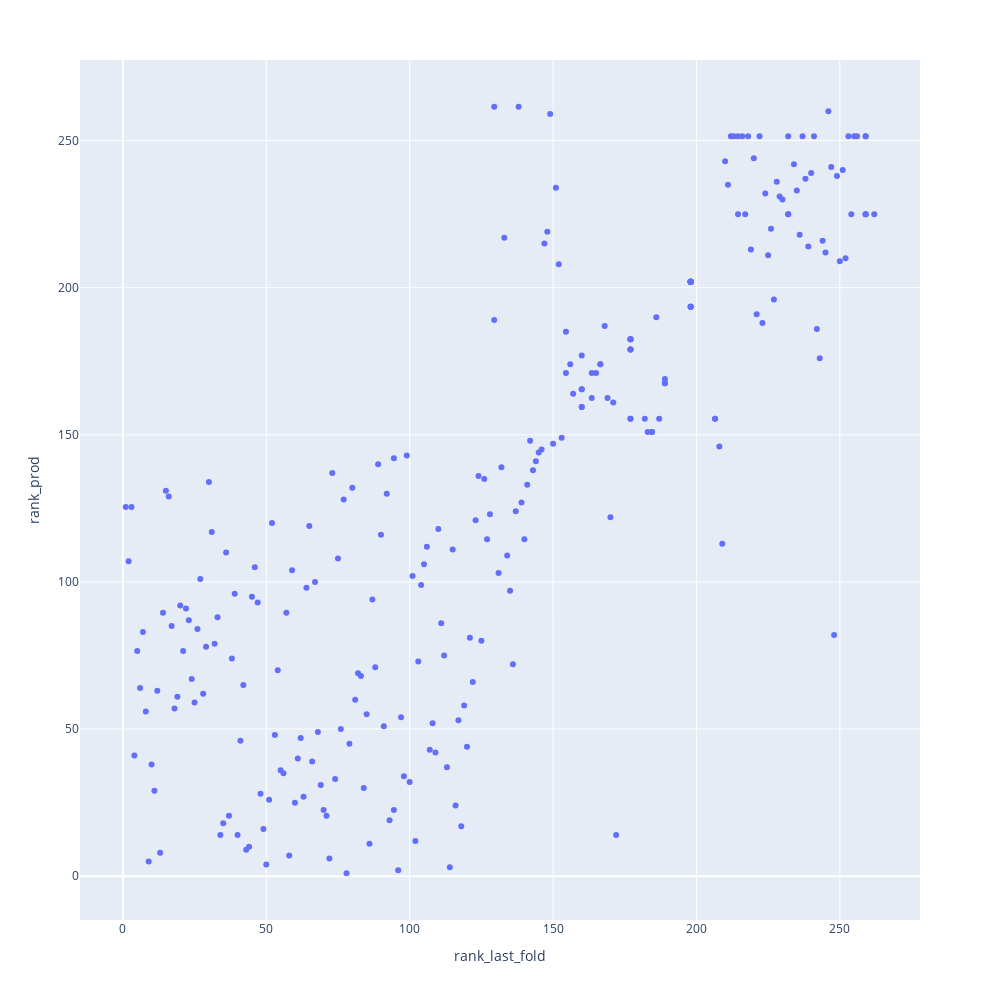

The cell this chart's notebook holds for it:
### Code cell
compare_last_prod = pd.merge(results,last_fold_results,on=['model','param_config']).sort_values('rank_last_fold')[['model','param_config','precision_test','precision_prod','rank_last_fold','rank_prod']]
compare_last_prod['diff_last_prod'] =compare_last_prod['rank_last_fold'] - compare_last_prod.rank_prod
compare_last_prod.plot(kind ='scatter',x='rank_last_fold',y='rank_prod',width=1000,height=1000)

### Figure 1 — Plotly figure (JSON) as saved in the notebook; plotly's stock layout.template omitted (floating-point values rounded to 4 significant figures; data arrays with more than 128 entries replaced by an {"elided": "..."} marker saying what was removed)
{"data": [{"hovertemplate": "rank_last_fold=%{x}<br>rank_prod=%{y}<extra></extra>", "legendgroup": "", "marker": {"color": "#636efa", "symbol": "circle"}, "mode": "markers", "name": "", "orientation": "v", "showlegend": false, "type": "scatter", "x": {"elided": "262 float values"}, "xaxis": "x", "y": {"elided": "262 float values"}, "yaxis": "y"}], "layout": {"height": 1000, "legend": {"tracegroupgap": 0}, "margin": {"t": 60}, "width": 1000, "xaxis": {"anchor": "y", "domain": [0, 1], "title": {"text": "rank_last_fold"}}, "yaxis": {"anchor": "x", "domain": [0, 1], "title": {"text": "rank_prod"}}}}
